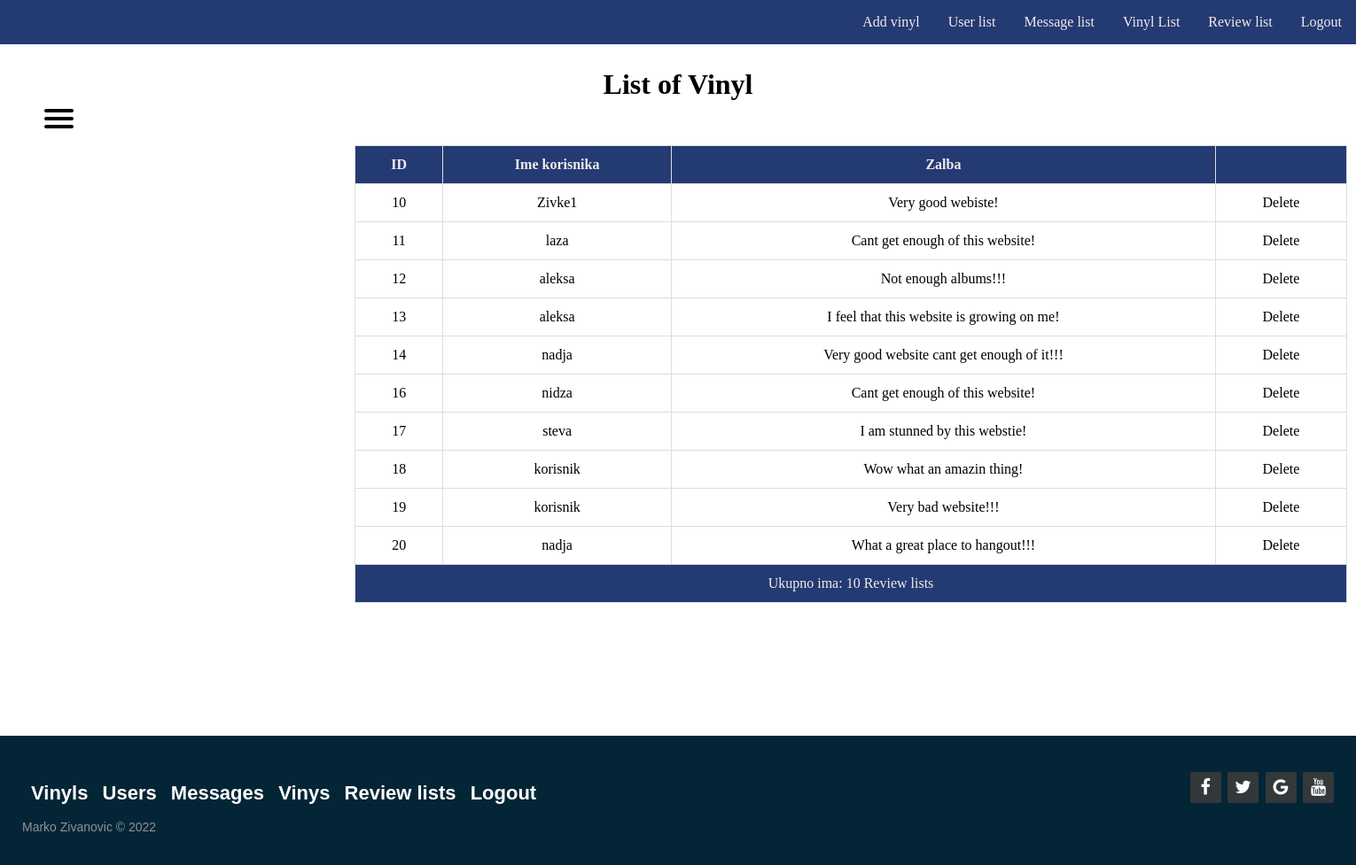
/admin/review_list.php, run on the app's committed database.
### tables this page shows
CREATE TABLE `zalba` (
  `id` int(11) NOT NULL,
  `user_zalba` text NOT NULL,
  `zalba_text` text NOT NULL
);

### admin/review_list.php (the view, shortened to what this page needs)
<!DOCTYPE html>
<html lang="en">
<head>
<head>
    <link rel="stylesheet" href="https://cdnjs.cloudflare.com/ajax/libs/font-awesome/4.7.0/css/font-awesome.min.css">
    <link rel="stylesheet" href="../css/mein.css" />
    <link rel="stylesheet" href="../css/card.css" />
    <link rel="stylesheet" href="../css/topmein.css">
    <link rel="stylesheet" href="../css/footer.css" />
    <link rel="stylesheet" href="../css/sidemeni.css" />
    <link rel="stylesheet" href="../css/table.css" />
</head>
<body>
<ul class="navigation">
<li><a href="add_vinyl.php">Add vinyl</a></li>
<li><a href="user_list.php">User list</a></li>
<li><a href="message_list.php">Message list</a></li>
<li><a href="vinyl_list.php">Vinyl List</a></li>
<li><a href="review_list.php">Review list</a></li>
<li><a href="logout_admin.php">Logout</a></li>
</ul>
<nav role="navigation">
<div id="sidemeniToggle">
    <span></span>
    <span></span>
    <span></span>
</div>
</nav>
        <div class="container">
        <h1 align='center'>List of Vinyl</h1>
            <div class="review_list_table">
                <?php
                require_once("../connect.php");
                $sql = "SELECT * FROM zalba";
                $exc = $con->query($sql);
                $nbrow = 0;
                echo "<table border=1 align='center' class='table'><thead class='.thead-dark'><th>ID</th><th>Ime korisnika</th><th>Zalba</th><th></th></thead>";
                while ($row = $exc->fetch()) {
                    echo "<tbody><tr><td>" . $row["id"] . "</td><td>" . $row["user_zalba"] . "</td><td>" .  $row["zalba_text"] . "</td><td>" . "<a class='delite' href='delete_zalba.php?id=" . $row["id"] . "'> Delete </a>" . "</td></tr>";
                    $nbrow++;
                }
                echo "<tr><td colspan=4>Ukupno ima: " . $nbrow . " Review lists </td></tr></tbody></table>";
                ?>
            </div>
        </div>
    <footer class="footer-distributed">
<div class="footer-right">
    <a href="#"><i class="fa fa-facebook"></i></a>
    <a href="#"><i class="fa fa-twitter"></i></a>
    <a href="#"><i class="fa fa-google"></i></a>
    <a href="#"><i class="fa fa-youtube"></i></a>
</div>
<div class="footer-left">
    <p class="footer-links">
    <p class="footer-links">
        <a class="link-1" href="add_vinyl.php">Vinyls </a>
        <a class="link-1" href="user_list.php">Users </a>
        <a class="link-1" href="message_list.php">Messages </a>
        <a class="link-1" href="vinyl_list.php">Vinys </a>
        <a class="link-1" href="review_list.php">Review lists </a>
        <a class="link-1" href="logout_admin.php">Logout </a>
    </p>
    <p>Marko Zivanovic &copy; 2022</p>
</div>
</footer>
</body>
</html>

### CSS/mein.css (style rules this page uses)
* { margin: 0; padding: 0; box-sizing: border-box; }
body { width: 100%; height: 100%; margin: 0px; padding: 0px; overflow-x: hidden; }

### CSS/topmein.css (style rules this page uses)
.navigation { list-style: none; margin: 0; background: #243A73; display: -webkit-box; display: -moz-box; display: -ms-flexbox; display: -webkit-flex; display: flex; justify-content: flex-end; }
.navigation a { text-decoration: solid; display: block; padding: 1em; color: #F2EBE9; }

### CSS/footer.css (style rules this page uses)
.footer-distributed { background-color: #042536; box-shadow: 0 1px 1px 0 rgba(0, 0, 0, 0.12); text-align: left; width: 100%; font: normal 16px sans-serif; padding: 35px 25px; margin-top: 150px; bottom: 0px; }
.footer-distributed .footer-left p { color: #8f9296; font-size: 14px; margin: 0; }
.footer-distributed p.footer-links { font-size: 22px; font-weight: bold; color: #ffffff; margin: 0 0 10px; padding: 0; transition: ease .25s; }
.footer-distributed p.footer-links a { display: inline-block; line-height: 1.8; text-decoration: none; color: inherit; transition: ease .25s; padding-left: 10px; }
.footer-distributed .footer-links a:before { content: "·"; font-size: 20px; left: 0; color: #fff; display: inline-block; padding-right: 5px; }
.footer-distributed .footer-links .link-1:before { content: none; }
.footer-distributed .footer-right { float: right; margin-top: 6px; max-width: 180px; }
.footer-distributed .footer-right a { display: inline-block; width: 35px; height: 35px; background-color: #33383b; border-radius: 2px; font-size: 20px; color: #ffffff; text-align: center; line-height: 35px; margin-left: 3px; transition:all .25s; }

### CSS/sidemeni.css (style rules this page uses)
#sidemeniToggle { display: block; position: relative; top: 73px; left: 50px; z-index: 1; -webkit-user-select: none; user-select: none; }
#sidemeniToggle span { display: block; width: 33px; height: 4px; margin-bottom: 5px; position: relative; background: black; border-radius: 3px; z-index: 1; transform-origin: 4px 0px; transition: transform 0.5s cubic-bezier(0.77, 0.2, 0.05, 1.0), background 0.5s cubic-bezier(0.77, 0.2, 0.05, 1.0), opacity 0.55s ease; }
#sidemeniToggle span:nth-last-child(2) { transform-origin: 0% 100%; }

### CSS/table.css (style rules this page uses)
.delite { color: black; text-decoration: solid; }
.table { margin-top: 50px; margin-bottom: 50px; width: 100%; border-collapse: collapse; border-style: none; text-align: center; width: 70rem; margin-left: 25em; position: relative; }
.table td, .table th { padding: 12px 15px; border: 1px solid #ddd; text-align: center; font-size: 16px; }
.table th { background-color: #243A73; color: #F2EBE9; }
.table tbody tr:nth-child(even) { background-color: #243A73; color: #F2EBE9; }

### data on the page
zalba: id "10", user_zalba "Zivke1", zalba_text "Very good webiste!"
zalba: id "11", user_zalba "laza", zalba_text "Cant get enough of this website!"
zalba: id "12", user_zalba "aleksa", zalba_text "Not enough albums!!!"
zalba: id "13", user_zalba "aleksa", zalba_text "I feel that this website is growing on me!"
zalba: id "14", user_zalba "nadja", zalba_text "Very good website cant get enough of it!!!"
zalba: id "16", user_zalba "nidza", zalba_text "Cant get enough of this website!"
zalba: id "17", user_zalba "steva", zalba_text "I am stunned by this webstie!"
zalba: id "18", user_zalba "korisnik", zalba_text "Wow what an amazin thing!"
zalba: id "19", user_zalba "korisnik", zalba_text "Very bad website!!!"
zalba: id "20", user_zalba "nadja", zalba_text "What a great place to hangout!!!"

### other printed values
$nbrow "10"
